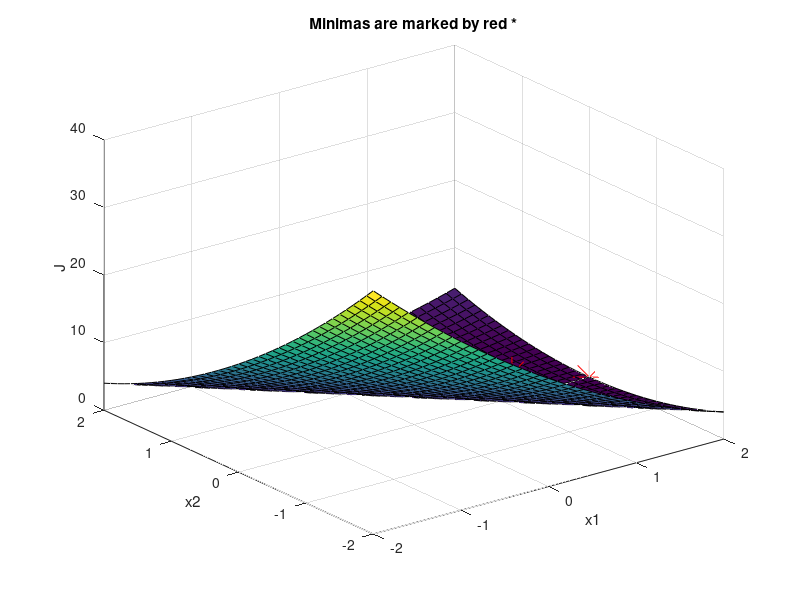

Here is the MATLAB script that generated this plot:
clear all; %remove all the old variables in the workspace
close all;
matrix = [1,2,3,4;5,6,7,8;0,7,7,1];

n = uint8 (1/4);

%now = randperm(11);
t = [ones(size(matrix,1),1)  matrix];
now = matrix(randperm(size(matrix,1)), :);

[x1, x2] = meshgrid(-2:0.1:2, -2:0.1:2);
J = (x1 + x2 - 2).^2;
%idx = islocalmin(J);

surf(x1, x2, J);
ix = find(imregionalmin(J));
hold on
plot3(x1(ix), x2(ix), J(ix),'r*','MarkerSize',24);
xlabel('x1');
ylabel('x2');
zlabel('J');
title('Minimas are marked by red *');

x1mins = x1(ix);
x2mins = x2(ix);
Jmins = J(ix);
%[x_opt,y_opt]=find(J==min(J(:)));
savefig('Q1.fig');